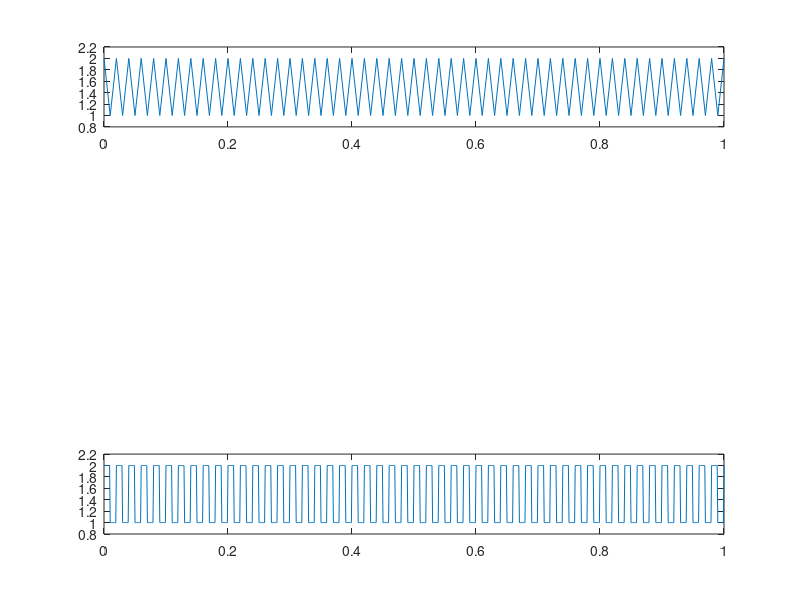

MATLAB code to generate this figure:
clc 
clear
close all
n=0:0.01:1;
N=length(n);
x=1 + cos(250*pi*n).*cos(250*pi*n) - sin(1000*pi*n); 
ta=0:0.001:1; 
y1=[];
for i=1:N-1
 y1=[y1 ones(1,10)*x(i)];
end
y1=[y1 x(end)];

subplot(4,1,1);
plot(n,x);

subplot(4,1,4);
plot(ta,y1);